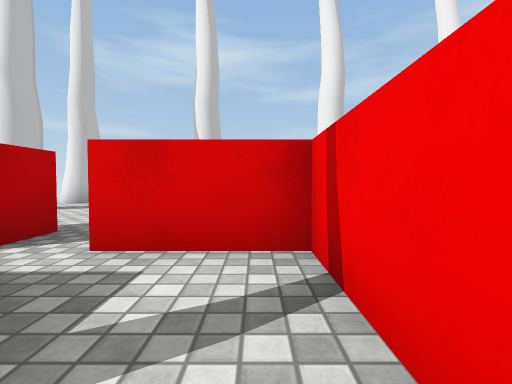
[1] (above)

18 first-person views from a walk through a 3-D level made in the Unity game engine. The camera is 0.62 m above the floor, tilts 2° down and sees 85° across. The floor is counted in squares, 1 m on a side. Each view is taken from the middle of a square. On the plan, view 1 faces up. The plan holds only what a view shows up to about 9 squares ahead; the rest is blank. The player character is not drawn. Some surface patterns are stand-ins.

[2]
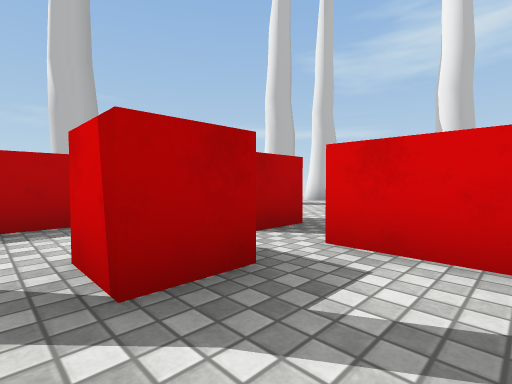

[3]
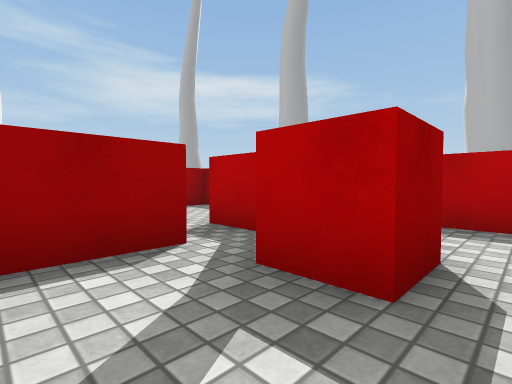

[4]
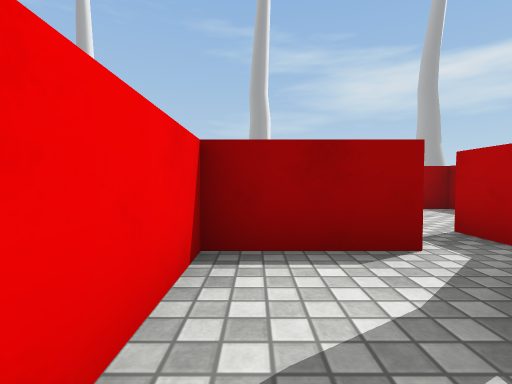

[5]
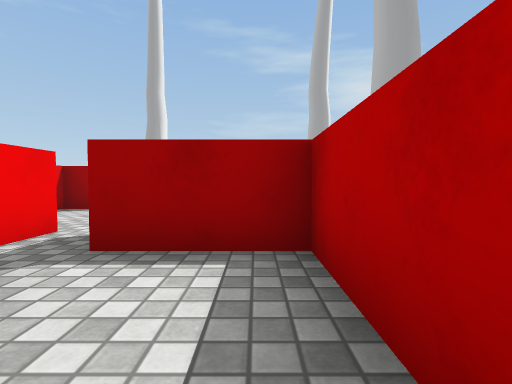

[6]
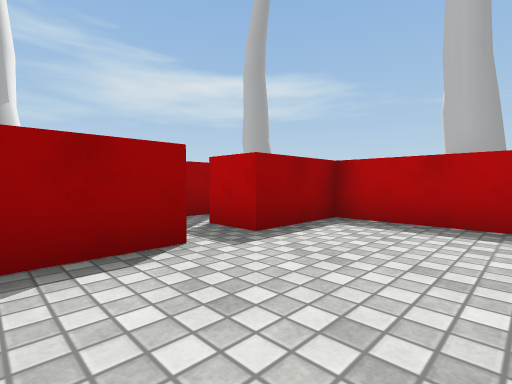

[7]
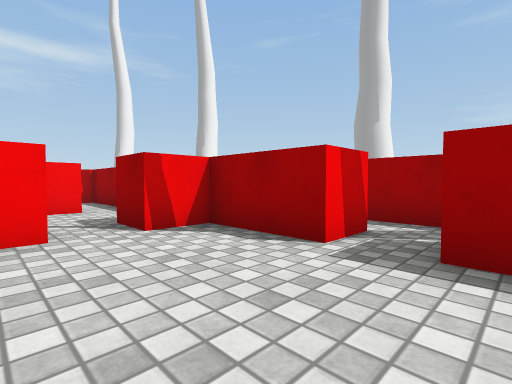

[8]
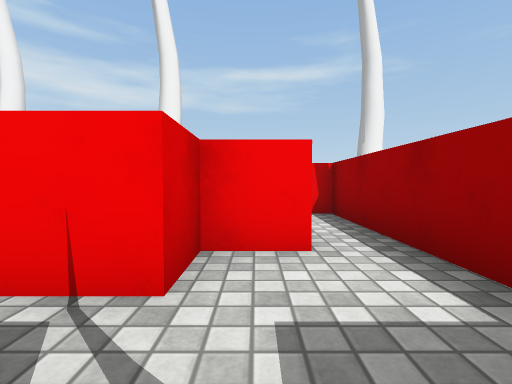

[9]
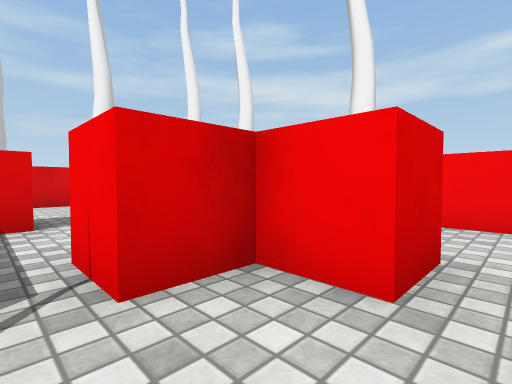

[10]
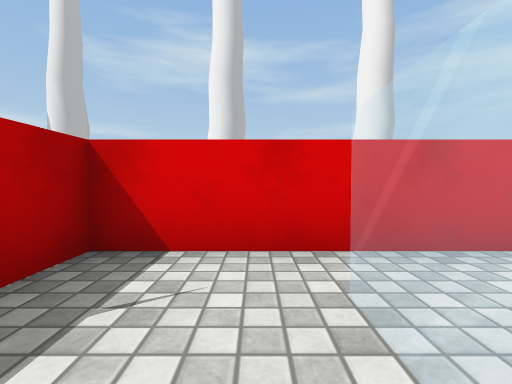

[11]
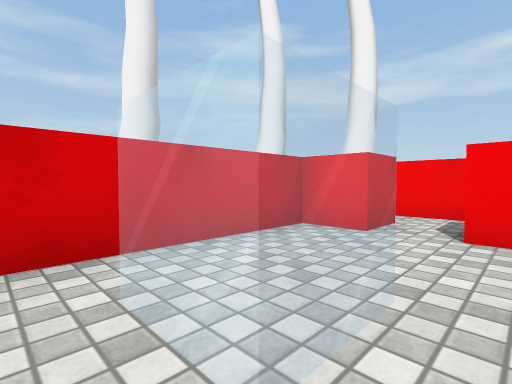

[12]
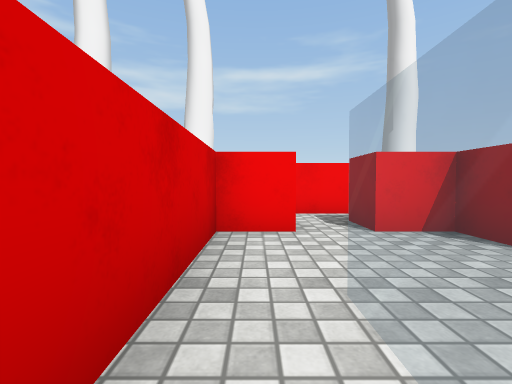

[13]
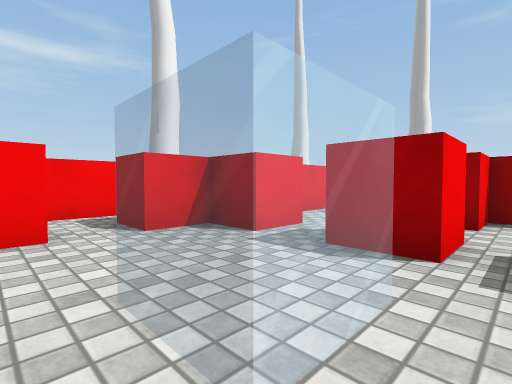

[14]
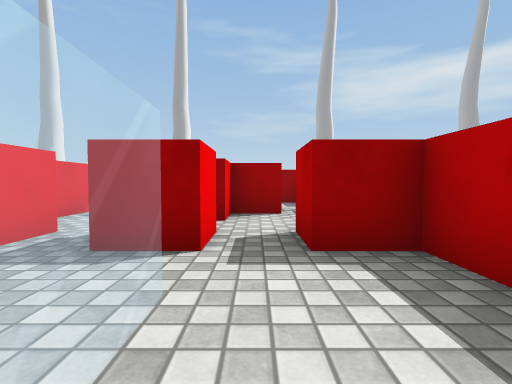

[15]
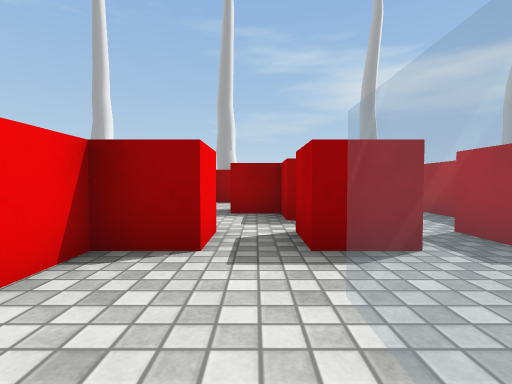

[16]
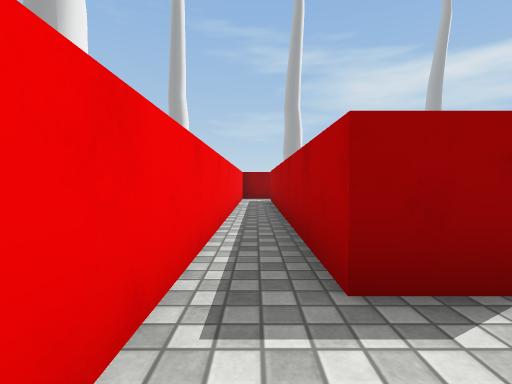

[17]
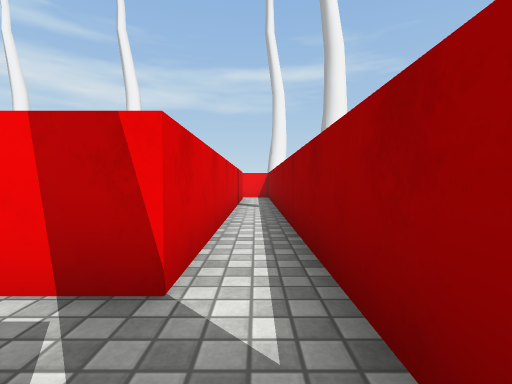

[18]
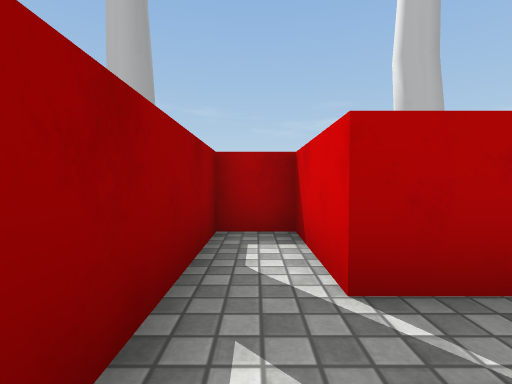

### Floor plan
Ten units are one square. View 1 is at (0, 0); x grows to the right and y downward. Boxes are objects, and circles mark ways between rooms. Rooms are numbered by the first view taken in them; rooms with no view inside come last. Other rooms are left out.
<svg viewBox="-50 -50 140 120">
<path fill="none" stroke="#000" d="M-26 -15 -15 -15 -15 -5 -25 -5M-25 -35 -25 -25M-45 -19 -45 5 -25 5 -25 15M-15 15 -15 5 5 5 5 -25 -15 -25M-15 45 5 45 5 35M5 26 5 21M-45 21 -45 45 -25 45M18 45 35 45M5 35 15 35M35 35 35 25 25 25M35 -4 35 -15 45 -15 45 -5M55 -5 55 -15 65 -15 65 -25M65 -35 65 -45 15 -45 15 -15 25 -15 25 -5 21 -5M15 9 15 19M25 25 25 15 35 15 35 5 45 5 45 15 55 15M65 26 65 9M59 55 -15 55 -15 45M85 49 85 -39M-25 45 -25 55 -45 55 -45 65 58 65M65 -25 75 -25 75 48M75 -35 65 -35M46 35 35 35M35 45 65 45 65 26"/>
<circle cx="-20" cy="10" r="3" fill="#2a7"/>
<circle cx="10" cy="30" r="3" fill="#2a7"/>
<circle cx="-20" cy="50" r="3" fill="#2a7"/>
<circle cx="20" cy="20" r="3" fill="#2a7"/>
<circle cx="40" cy="40" r="3" fill="#2a7"/>
<circle cx="70" cy="-30" r="3" fill="#2a7"/>
<circle cx="60" cy="30" r="3" fill="#2a7"/>
<text x="-20" y="-20">1</text>
<text x="-20" y="30">2</text>
<text x="20" y="30">3</text>
<text x="40" y="-20">4</text>
<text x="40" y="60">5</text>
<text x="50" y="40">6</text>
</svg>
Room 1 opens to room 2. Room 2 opens to room 3. Room 2 opens to room 5. Room 3 opens to room 4. Room 3 opens to room 6. Room 4 opens to room 5. Room 4 opens to room 6.

Where each view was taken, in squares from view 1:
view 1: 0 up, 0 right, facing up
view 2: 0 up, 0 right, facing up-left
view 3: 2 up, 0 right, facing down-left
view 4: 2 up, 0 right, facing down
view 5: 2 up, 4 left, facing down
view 6: 2 down, 0 right, facing down-left
view 7: 2 down, 3 left, facing down-right
view 8: 3 down, 1 right, facing right
view 9: 4 down, 2 right, facing up-right
view 10: 2 up, 3 right, facing up
view 11: 2 up, 3 right, facing up-right
view 12: 4 up, 3 right, facing right
view 13: 4 up, 3 right, facing down-right
view 14: 4 up, 3 right, facing down
view 15: 4 up, 5 right, facing down
view 16: 4 up, 8 right, facing down
view 17: 6 down, 3 left, facing right
view 18: 6 down, 1 left, facing left
